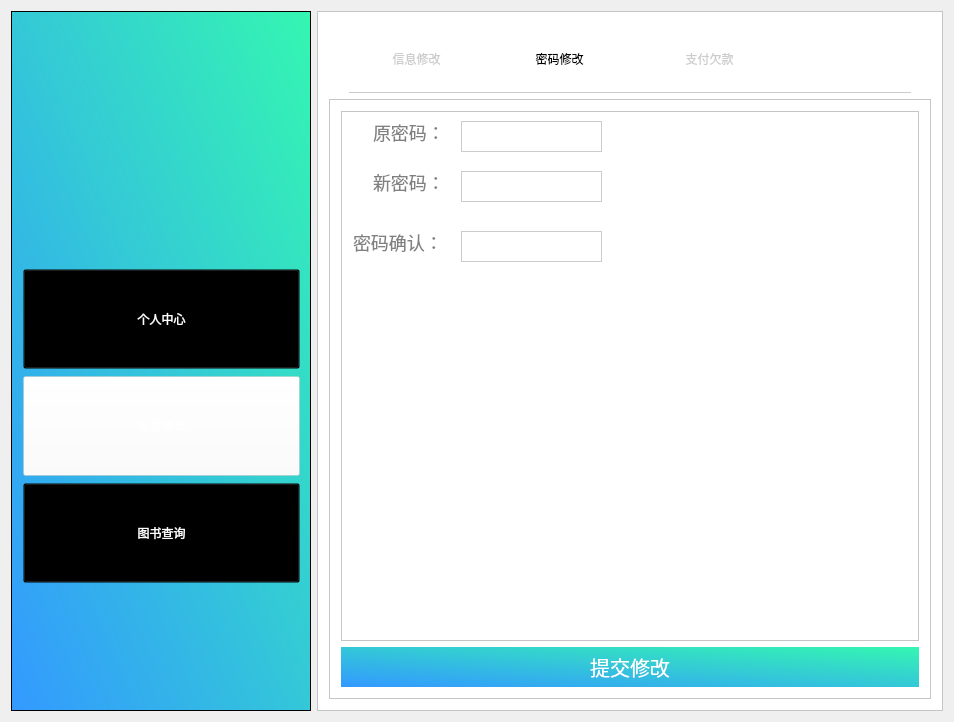
<?xml version="1.0" encoding="UTF-8"?>
<ui version="4.0">
 <class>student_updatePassword</class>
 <widget class="QWidget" name="student_updatePassword">
  <property name="geometry">
   <rect>
    <x>0</x>
    <y>0</y>
    <width>954</width>
    <height>722</height>
   </rect>
  </property>
  <property name="windowTitle">
   <string>student_updatePassword</string>
  </property>
  <layout class="QHBoxLayout" name="horizontalLayout">
   <item>
    <widget class="QFrame" name="frame">
     <property name="sizePolicy">
      <sizepolicy hsizetype="Fixed" vsizetype="Expanding">
       <horstretch>0</horstretch>
       <verstretch>0</verstretch>
      </sizepolicy>
     </property>
     <property name="minimumSize">
      <size>
       <width>300</width>
       <height>700</height>
      </size>
     </property>
     <property name="styleSheet">
      <string notr="true">
background-color: qlineargradient(spread:pad, x1:0, y1:1, x2:1, y2:0, stop:0 rgba(51, 153, 255,1), stop:1 rgba(52, 246, 177,1));</string>
     </property>
     <property name="frameShape">
      <enum>QFrame::StyledPanel</enum>
     </property>
     <property name="frameShadow">
      <enum>QFrame::Raised</enum>
     </property>
     <widget class="QFrame" name="frame_2">
      <property name="geometry">
       <rect>
        <x>70</x>
        <y>30</y>
        <width>171</width>
        <height>176</height>
       </rect>
      </property>
      <property name="minimumSize">
       <size>
        <width>0</width>
        <height>0</height>
       </size>
      </property>
      <property name="baseSize">
       <size>
        <width>0</width>
        <height>100</height>
       </size>
      </property>
      <property name="styleSheet">
       <string notr="true">image: url(:/Library/images/logo2.png);
background:transparent;</string>
      </property>
      <property name="frameShape">
       <enum>QFrame::StyledPanel</enum>
      </property>
      <property name="frameShadow">
       <enum>QFrame::Raised</enum>
      </property>
     </widget>
     <widget class="QFrame" name="frame_8">
      <property name="geometry">
       <rect>
        <x>0</x>
        <y>230</y>
        <width>301</width>
        <height>371</height>
       </rect>
      </property>
      <property name="styleSheet">
       <string notr="true">background:transparent;</string>
      </property>
      <property name="frameShape">
       <enum>QFrame::StyledPanel</enum>
      </property>
      <property name="frameShadow">
       <enum>QFrame::Raised</enum>
      </property>
      <layout class="QVBoxLayout" name="verticalLayout_6">
       <item>
        <layout class="QVBoxLayout" name="verticalLayout">
         <property name="spacing">
          <number>7</number>
         </property>
         <property name="sizeConstraint">
          <enum>QLayout::SetDefaultConstraint</enum>
         </property>
         <item>
          <widget class="QPushButton" name="btnPersonal">
           <property name="minimumSize">
            <size>
             <width>0</width>
             <height>100</height>
            </size>
           </property>
           <property name="styleSheet">
            <string notr="true">font: 12pt &quot;微软雅黑&quot;;
color:white;
background:transparent;
cursor:pointer;</string>
           </property>
           <property name="text">
            <string>个人中心</string>
           </property>
          </widget>
         </item>
         <item>
          <widget class="QPushButton" name="btnInformationchange">
           <property name="minimumSize">
            <size>
             <width>0</width>
             <height>100</height>
            </size>
           </property>
           <property name="styleSheet">
            <string notr="true">font: 12pt &quot;微软雅黑&quot;;
color:white;
background:transparent;
cursor:pointer;
background-color:rgba(255,255,255,0.4);</string>
           </property>
           <property name="text">
            <string>信息修改</string>
           </property>
          </widget>
         </item>
         <item>
          <widget class="QPushButton" name="btnSearchbook">
           <property name="minimumSize">
            <size>
             <width>0</width>
             <height>100</height>
            </size>
           </property>
           <property name="styleSheet">
            <string notr="true">font: 12pt &quot;微软雅黑&quot;;
color:white;
background:transparent;
cursor:pointer;</string>
           </property>
           <property name="text">
            <string>图书查询</string>
           </property>
          </widget>
         </item>
        </layout>
       </item>
      </layout>
     </widget>
    </widget>
   </item>
   <item>
    <widget class="QFrame" name="frame_3">
     <property name="styleSheet">
      <string notr="true">background:white;</string>
     </property>
     <property name="frameShape">
      <enum>QFrame::StyledPanel</enum>
     </property>
     <property name="frameShadow">
      <enum>QFrame::Raised</enum>
     </property>
     <layout class="QVBoxLayout" name="verticalLayout_2">
      <item>
       <widget class="QFrame" name="frame_4">
        <property name="sizePolicy">
         <sizepolicy hsizetype="Preferred" vsizetype="Maximum">
          <horstretch>0</horstretch>
          <verstretch>0</verstretch>
         </sizepolicy>
        </property>
        <property name="maximumSize">
         <size>
          <width>16777215</width>
          <height>70</height>
         </size>
        </property>
        <property name="styleSheet">
         <string notr="true">border:1px solid #cccccc;
font: 14pt &quot;微软雅黑&quot;;
border-top:0;
border-left:0;
border-right:0;
margin-left:20px;
margin-right:20px;</string>
        </property>
        <property name="frameShape">
         <enum>QFrame::StyledPanel</enum>
        </property>
        <property name="frameShadow">
         <enum>QFrame::Raised</enum>
        </property>
        <widget class="QPushButton" name="pushButton">
         <property name="geometry">
          <rect>
           <x>22</x>
           <y>10</y>
           <width>131</width>
           <height>51</height>
          </rect>
         </property>
         <property name="styleSheet">
          <string notr="true">border:none;
color:#CCCCCC;
font-family:&quot;微软雅黑&quot;;</string>
         </property>
         <property name="text">
          <string>信息修改</string>
         </property>
        </widget>
        <widget class="QPushButton" name="pushButton_2">
         <property name="geometry">
          <rect>
           <x>160</x>
           <y>10</y>
           <width>141</width>
           <height>51</height>
          </rect>
         </property>
         <property name="styleSheet">
          <string notr="true">border:none;</string>
         </property>
         <property name="text">
          <string>密码修改</string>
         </property>
        </widget>
        <widget class="QPushButton" name="pushButton_3">
         <property name="geometry">
          <rect>
           <x>310</x>
           <y>10</y>
           <width>141</width>
           <height>51</height>
          </rect>
         </property>
         <property name="styleSheet">
          <string notr="true">border:none;
color:#CCCCCC;
font-family:&quot;微软雅黑&quot;;border:none;</string>
         </property>
         <property name="text">
          <string>支付欠款</string>
         </property>
        </widget>
       </widget>
      </item>
      <item>
       <widget class="QFrame" name="frame_5">
        <property name="frameShape">
         <enum>QFrame::StyledPanel</enum>
        </property>
        <property name="frameShadow">
         <enum>QFrame::Raised</enum>
        </property>
        <layout class="QVBoxLayout" name="verticalLayout_3">
         <item>
          <widget class="QFrame" name="frame_6">
           <property name="frameShape">
            <enum>QFrame::StyledPanel</enum>
           </property>
           <property name="frameShadow">
            <enum>QFrame::Raised</enum>
           </property>
           <widget class="QLineEdit" name="lineEdit">
            <property name="geometry">
             <rect>
              <x>30</x>
              <y>10</y>
              <width>81</width>
              <height>31</height>
             </rect>
            </property>
            <property name="styleSheet">
             <string notr="true">color:#808080;
border:none;
font-size:18px;
font-family:&quot;微软雅黑&quot;;
text-align:left;</string>
            </property>
            <property name="text">
             <string>原密码：</string>
            </property>
           </widget>
           <widget class="QLineEdit" name="etPassword">
            <property name="geometry">
             <rect>
              <x>120</x>
              <y>10</y>
              <width>141</width>
              <height>31</height>
             </rect>
            </property>
            <property name="styleSheet">
             <string notr="true">border:1px solid #cccccc;
font-size:18px;
font-family:&quot;微软雅黑&quot;;
text-align:left;</string>
            </property>
           </widget>
           <widget class="QLineEdit" name="lineEdit_2">
            <property name="geometry">
             <rect>
              <x>30</x>
              <y>60</y>
              <width>81</width>
              <height>31</height>
             </rect>
            </property>
            <property name="styleSheet">
             <string notr="true">color:#808080;
border:none;
font-size:18px;
font-family:&quot;微软雅黑&quot;;
text-align:left;</string>
            </property>
            <property name="text">
             <string>新密码：</string>
            </property>
           </widget>
           <widget class="QLineEdit" name="etNewpassword">
            <property name="geometry">
             <rect>
              <x>120</x>
              <y>60</y>
              <width>141</width>
              <height>31</height>
             </rect>
            </property>
            <property name="styleSheet">
             <string notr="true">border:1px solid #cccccc;
font-size:18px;
font-family:&quot;微软雅黑&quot;;
text-align:left;</string>
            </property>
            <property name="echoMode">
             <enum>QLineEdit::Password</enum>
            </property>
           </widget>
           <widget class="QLineEdit" name="lineEdit_3">
            <property name="geometry">
             <rect>
              <x>10</x>
              <y>120</y>
              <width>101</width>
              <height>31</height>
             </rect>
            </property>
            <property name="styleSheet">
             <string notr="true">color:#808080;
border:none;
font-size:18px;
font-family:&quot;微软雅黑&quot;;
text-align:left;</string>
            </property>
            <property name="text">
             <string>密码确认：</string>
            </property>
           </widget>
           <widget class="QLineEdit" name="etNewpassword_2">
            <property name="geometry">
             <rect>
              <x>120</x>
              <y>120</y>
              <width>141</width>
              <height>31</height>
             </rect>
            </property>
            <property name="styleSheet">
             <string notr="true">border:1px solid #cccccc;
font-size:18px;
font-family:&quot;微软雅黑&quot;;
text-align:left;</string>
            </property>
            <property name="echoMode">
             <enum>QLineEdit::Password</enum>
            </property>
           </widget>
          </widget>
         </item>
         <item>
          <widget class="QPushButton" name="pushButton_4">
           <property name="sizePolicy">
            <sizepolicy hsizetype="Expanding" vsizetype="Fixed">
             <horstretch>0</horstretch>
             <verstretch>0</verstretch>
            </sizepolicy>
           </property>
           <property name="styleSheet">
            <string notr="true">color:white;
border:none;
font-size:20px;
font-family:&quot;微软雅黑&quot;;
background-color: qlineargradient(spread:pad, x1:0, y1:1, x2:1, y2:0, stop:0 rgba(51, 153, 255,1), stop:1 rgba(52, 246, 177,1));
padding-top:5;
padding-bottom:5;</string>
           </property>
           <property name="text">
            <string>提交修改</string>
           </property>
          </widget>
         </item>
        </layout>
       </widget>
      </item>
     </layout>
    </widget>
   </item>
  </layout>
 </widget>
 <layoutdefault spacing="6" margin="11"/>
 <resources>
  <include location="library.qrc"/>
 </resources>
 <connections/>
</ui>
